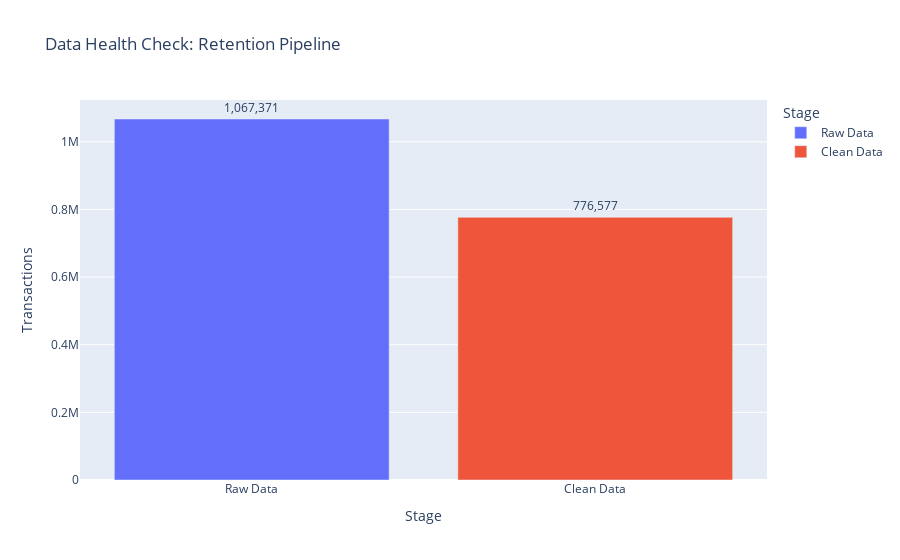

Notebook code for this chart:
### Markdown cell above
## 🔍 Q1: Is our data trusted and ready?
**Context**: Raw transactional data often contains noise (returns, test transactions, errors). Validating data health is the first step to trustable insights.

### Code cell
# Load and Clean Data
raw_df = extract.load_raw_dataset()
print(f"📦 Raw Input: {len(raw_df):,} transactions")

clean_df = pipeline.cleaning_pipeline(raw_df)

print('✅ Executed Project Leader Cleaning Pipeline (Steps 1-9)')

# Visualizing Data Retention
retention_data = pd.DataFrame({
    'Stage': ['Raw Data', 'Clean Data'],
    'Transactions': [len(raw_df), len(clean_df)]
})

fig = px.bar(retention_data, x='Stage', y='Transactions', 
             title='Data Health Check: Retention Pipeline', 
             text='Transactions', color='Stage')
fig.update_traces(texttemplate='%{text:,}', textposition='outside')
fig.show()

### Figure 1 — Plotly figure (JSON) as saved in the notebook; plotly's stock layout.template omitted (floating-point values rounded to 4 significant figures)
{"data": [{"hovertemplate": "Stage=%{x}<br>Transactions=%{text}<extra></extra>", "legendgroup": "Raw Data", "marker": {"color": "#636efa", "pattern": {"shape": ""}}, "name": "Raw Data", "orientation": "v", "showlegend": true, "text": [1067000.0], "textposition": "outside", "texttemplate": "%{text:,}", "type": "bar", "x": ["Raw Data"], "xaxis": "x", "y": [1067371], "yaxis": "y"}, {"hovertemplate": "Stage=%{x}<br>Transactions=%{text}<extra></extra>", "legendgroup": "Clean Data", "marker": {"color": "#EF553B", "pattern": {"shape": ""}}, "name": "Clean Data", "orientation": "v", "showlegend": true, "text": [776600.0], "textposition": "outside", "texttemplate": "%{text:,}", "type": "bar", "x": ["Clean Data"], "xaxis": "x", "y": [776577], "yaxis": "y"}], "layout": {"barmode": "relative", "legend": {"title": {"text": "Stage"}, "tracegroupgap": 0}, "title": {"text": "Data Health Check: Retention Pipeline"}, "xaxis": {"anchor": "y", "categoryarray": ["Raw Data", "Clean Data"], "categoryorder": "array", "domain": [0, 1], "title": {"text": "Stage"}}, "yaxis": {"anchor": "x", "domain": [0, 1], "title": {"text": "Transactions"}}}}
